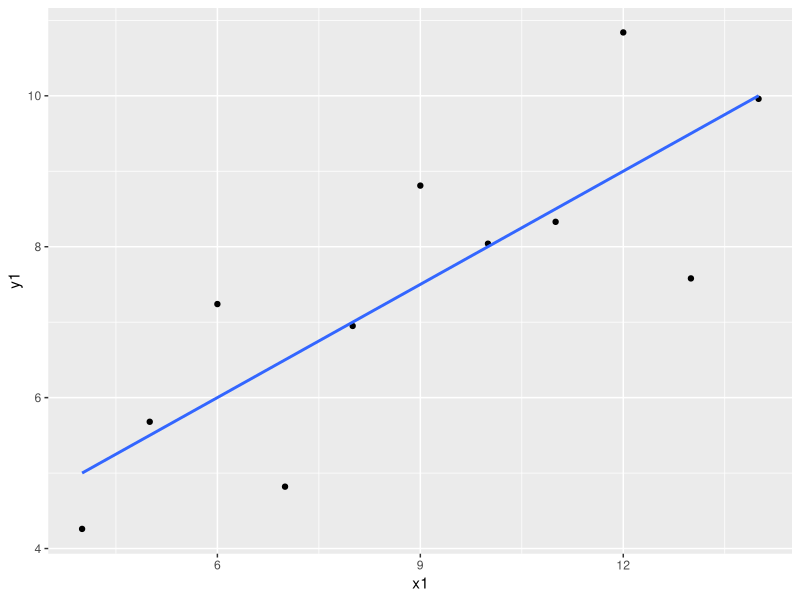
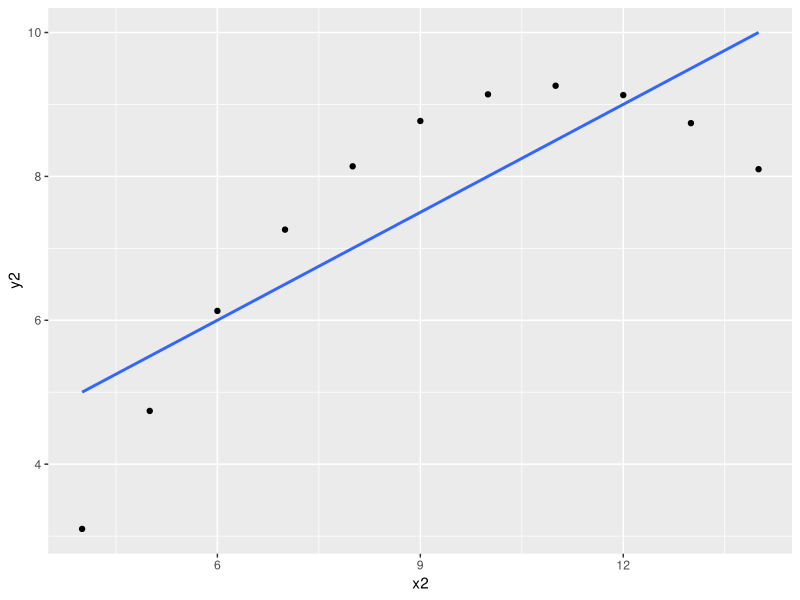
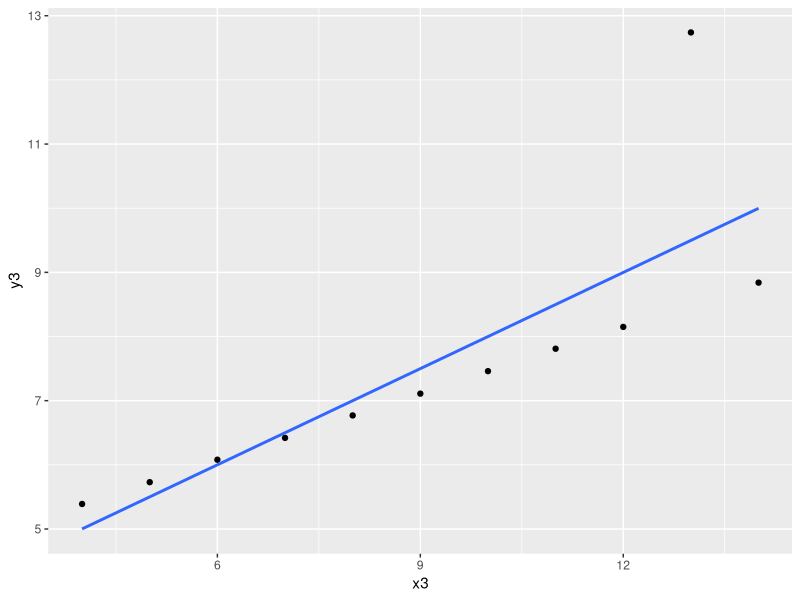
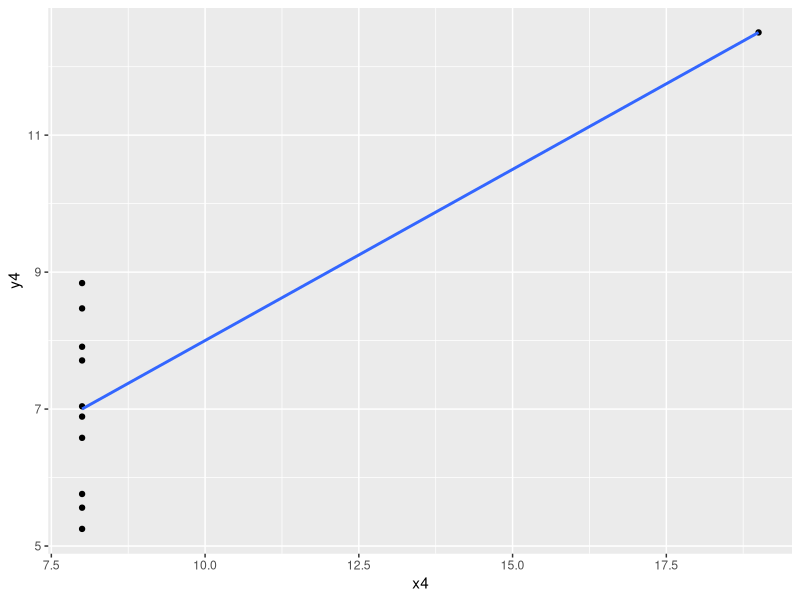
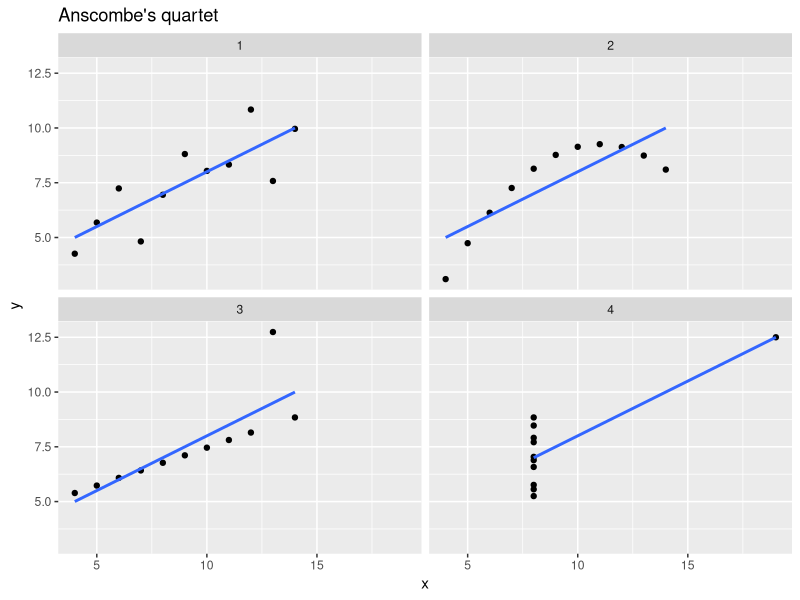
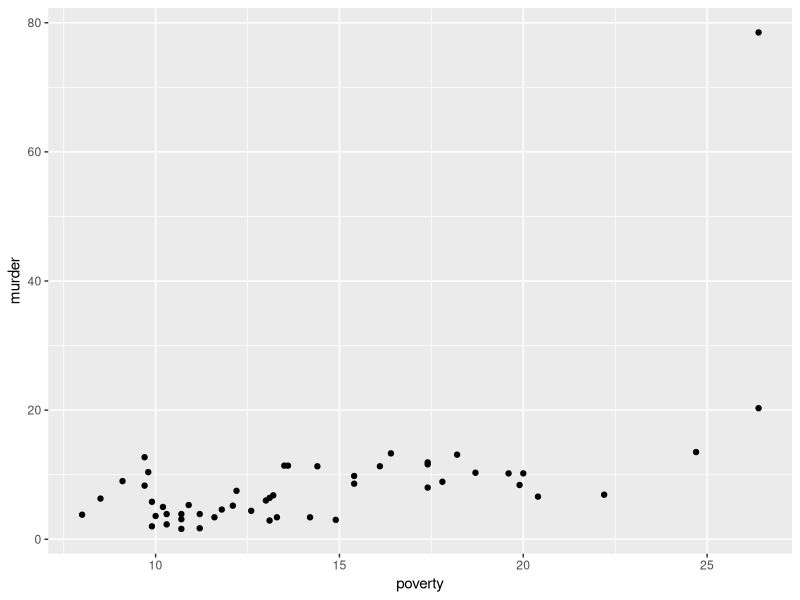
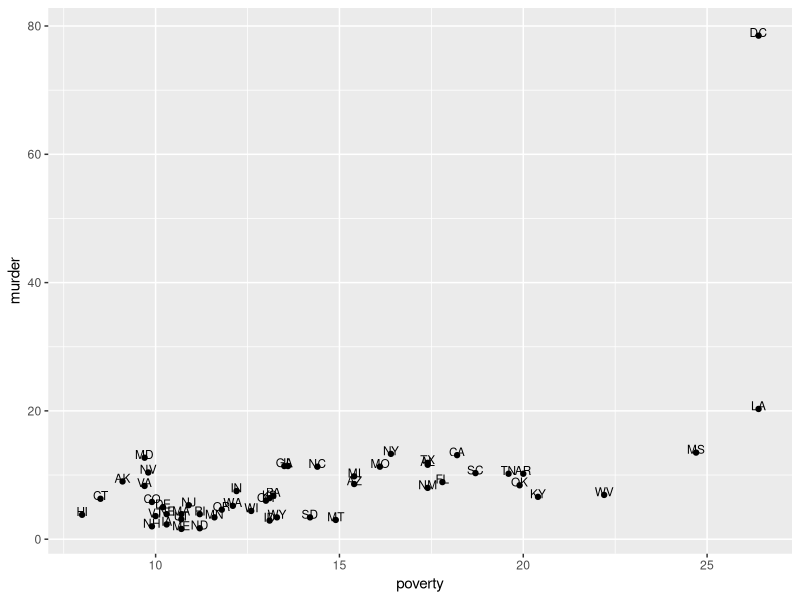
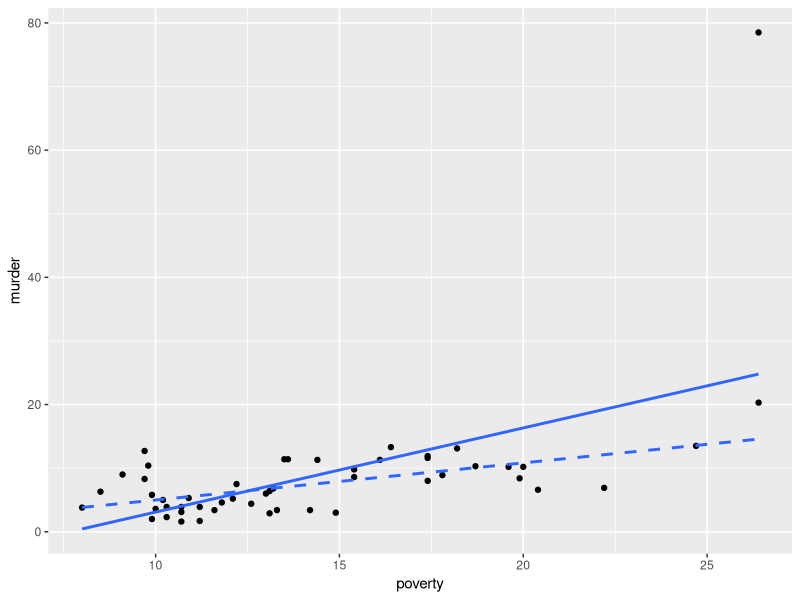

Write the R code that produced these figures, in order.
## ---- chunk 1
library(tidyverse)
library(haven)

data(anscombe)
state_crime <- read_dta("data/state_crime.dta")
sbs399 <- read_dta("data/sbs399.dta")
sesam <- read_dta("data/sesam.dta")
## ---- chunk 2
fit1 <- lm(y1 ~ x1, data = anscombe)
fit2 <- lm(y2 ~ x2, data = anscombe)
fit3 <- lm(y3 ~ x3, data = anscombe)
fit4 <- lm(y4 ~ x4, data = anscombe)

summary(fit1)
summary(fit2)
summary(fit3)
summary(fit4)

# Coefficients, standard errors, and R-squared are (essentially) identical
# for all four regressions: intercept = 3.00, slope = 0.50, SE(slope) = 0.12,
# R-squared = 0.67.
## ---- chunk 3
list(set1 = fit1, set2 = fit2, set3 = fit3, set4 = fit4) |>
  imap(\(fit, name) tibble(
    set = name,
    intercept = coef(fit)[1],
    slope = coef(fit)[2],
    se_slope = summary(fit)$coefficients[2, 2],
    r_squared = summary(fit)$r.squared
  )) |>
  list_rbind()
# the same four numbers, four times over
## ---- chunk 4
ggplot(anscombe, aes(x = x1, y = y1)) +
  geom_point() +
  geom_smooth(method = "lm", se = FALSE)

ggplot(anscombe, aes(x = x2, y = y2)) +
  geom_point() +
  geom_smooth(method = "lm", se = FALSE)

ggplot(anscombe, aes(x = x3, y = y3)) +
  geom_point() +
  geom_smooth(method = "lm", se = FALSE)

ggplot(anscombe, aes(x = x4, y = y4)) +
  geom_point() +
  geom_smooth(method = "lm", se = FALSE)
## ---- chunk 5
anscombe_long <- anscombe |>
  pivot_longer(
    everything(),
    names_to = c(".value", "set"),
    names_pattern = "(x|y)(\\d)"
  )

anscombe_long |>
  slice(1:8)
# ".value" turns x and y into columns, the digit becomes the set number
# note that we pivot the raw anscombe data: adding a row number first would
# create a column that does not match the pattern
## ---- chunk 6
ggplot(anscombe_long, aes(x = x, y = y)) +
  geom_point() +
  geom_smooth(method = "lm", se = FALSE) +
  facet_wrap(~ set) +
  labs(title = "Anscombe's quartet")

# Results (coefficients, SEs, R-squared) for all four regressions are identical.
# From these results you might be tempted to conclude that the data look
# identical. But the four scatterplots look completely different:
# - Set 1: a roughly linear relationship, well described by the line.
# - Set 2: a clear curved (nonlinear) relationship; a line is not appropriate.
# - Set 3: a perfect linear relationship except for one outlier that pulls
#   the line away from the other points.
# - Set 4: no relationship at all except for one high-leverage point that
#   alone determines the slope.
# Conclusion: never rely on regression coefficients and R-squared alone,
# always inspect a scatterplot.
## ---- chunk 7
ggplot(state_crime, aes(x = poverty, y = murder)) +
  geom_point()

ggplot(state_crime, aes(x = poverty, y = murder, label = state)) +
  geom_point() +
  geom_text(nudge_y = 0.5, size = 3)

# The outlier is Washington DC, with an exceptionally high murder rate.
## ---- chunk 8
state_crime |>
  slice_max(murder, n = 5) |>
  select(state, poverty, murder)
# the five highest murder rates, to confirm how far DC stands apart
## ---- chunk 9
fit_crime <- lm(murder ~ poverty, data = state_crime)
summary(fit_crime)

# E(murder) = -10.14 + 1.32 poverty       (SE = 0.28)
#
# A 1 unit increase in the poverty scale yields a predicted increase of
# 1.32 units in the murder rate. R-squared = 0.32: 32% of the variance
# in murder rate is explained by the poverty rate.
## ---- chunk 10
confint(fit_crime)
# a confidence interval for the slope, to compare with the next model
## ---- chunk 11
range(state_crime$poverty)
# the observed range of poverty; the intercept extrapolates far below it
## ---- chunk 12
fit_crime_no_dc <- lm(murder ~ poverty, data = state_crime |> filter(state != "DC"))
summary(fit_crime_no_dc)

# E(murder) = -0.86 + 0.58 poverty        (SE = 0.10)
#
# A 1 unit increase in the poverty scale now gives a predicted increase
# of only 0.58 units in the murder rate, about half the earlier estimate.
# R-squared = 0.40: 40% of the variance in murder rate is now explained
# by the poverty rate. A single unusual observation (DC) had a
# substantial effect on the slope, its standard error, and R-squared.
## ---- chunk 13
bind_rows(
  tibble(model = "all states", intercept = coef(fit_crime)[1], slope = coef(fit_crime)[2],
         r_squared = summary(fit_crime)$r.squared),
  tibble(model = "without DC", intercept = coef(fit_crime_no_dc)[1], slope = coef(fit_crime_no_dc)[2],
         r_squared = summary(fit_crime_no_dc)$r.squared)
)
# the two models side by side
## ---- chunk 14
ggplot(state_crime, aes(x = poverty, y = murder)) +
  geom_point() +
  geom_smooth(method = "lm", se = FALSE) +
  geom_smooth(
    data = state_crime |> filter(state != "DC"),
    method = "lm", se = FALSE, linetype = "dashed"
  )
# solid line: all states; dashed line: excluding DC
# one observation visibly rotates the fitted line
## ---- chunk 15
ggplot(sbs399, aes(x = age, y = hrinc)) +
  geom_point()

# We expect a positive relation between age and hourly income.
# A number of observations have hrinc equal to exactly 100. It is unclear
# whether this reflects missing values or values top-coded at 100 -- this
# should be checked. These observations may be outliers in Y-space.
# The relation may not be strictly linear; possibly quadratic.
## ---- chunk 16
sbs399 |>
  count(hrinc) |>
  slice_max(hrinc, n = 5)
# a spike at exactly 100 would confirm top-coding or a missing value code
## ---- chunk 17
sum(sbs399$hrinc == 100, na.rm = TRUE)
# how many observations sit exactly at 100
## ---- chunk 18
fit_age <- lm(hrinc ~ age, data = sbs399)
summary(fit_age)

# E(hrinc) = 8.02 + 0.29 age               (SE = 0.03)
#
# R-squared = 0.065. If age increases by 1 year, hourly income
# significantly rises by 0.29 EUR. Age explains 6.5% of the variance
# in income.
## ---- chunk 19
range(sbs399$age, na.rm = TRUE)
# centring age would give the intercept a usable interpretation
## ---- chunk 20
lm(hrinc ~ I(age - mean(age, na.rm = TRUE)), data = sbs399) |>
  coef()
# after centring, the intercept is the predicted income at the mean age
# the slope is unchanged
## ---- chunk 21
table(sbs399$sex, useNA = "ifany")
# sex = 0 for men and sex = 1 for women
## ---- chunk 22
sbs399 |>
  group_by(sex) |>
  summarise(mean_hrinc = mean(hrinc, na.rm = TRUE))

t.test(hrinc ~ sex, data = sbs399)

# E(hrinc) for men = 19.60; E(hrinc) for women = 16.18
# Women have 3.42 EUR lower income than men.
## ---- chunk 23
fit_sex <- lm(hrinc ~ sex, data = sbs399)
summary(fit_sex)

# The regression coefficient for sex = -3.41, which is the difference
# in expected hourly income between men and women -- the same result
# as the independent-samples t-test.
## ---- chunk 24
coef(fit_sex)
# the intercept is the mean of the reference group (sex = 0, men)
# the slope is the difference between the two group means
## ---- chunk 25
t.test(hrinc ~ sex, data = sbs399, var.equal = TRUE)
# the default t.test() does NOT assume equal variances, while lm() does
# with var.equal = TRUE the t-value and p-value match the regression exactly
## ---- chunk 26
ggplot(sesam, aes(x = peabody, y = postnumb)) +
  geom_point()

# The relation looks nonlinear: it is increasing, but decreasingly so.
# A quadratic transformation of peabody might help.
## ---- chunk 27
ggplot(sesam, aes(x = peabody, y = postnumb)) +
  geom_point() +
  geom_smooth(method = "lm", se = FALSE) +
  geom_smooth(method = "loess", se = FALSE, linetype = "dashed")
# the straight line and a smoother in one plot
# where the dashed curve bends away from the line, a linear model misfits
## ---- chunk 28
fit_peabody <- lm(postnumb ~ peabody, data = sesam)
summary(fit_peabody)

# E(postnumb) = 10.50 + 0.42 peabody       (SE = 0.04)
# R-squared = 0.27. The null hypothesis of no relation between peabody
# and postnumb is rejected.
## ---- chunk 29
fit_peabody_quad <- lm(postnumb ~ peabody + I(peabody^2), data = sesam)
summary(fit_peabody_quad)
# if the quadratic term is significant, the relation is indeed curved
# compare the R-squared of the two models
## ---- chunk 30
table(sesam$sex, useNA = "ifany")
# check the coding before constructing the dummy
## ---- chunk 31
sesam <- sesam |>
  mutate(female = sex - 1)

table(sesam$sex, sesam$female, useNA = "ifany")
# female should be 0 for boys and 1 for girls
# this recode assumes sex is coded 1 and 2; adjust if your codebook differs
## ---- chunk 32
t.test(postnumb ~ female, data = sesam)

fit_female <- lm(postnumb ~ female, data = sesam)
summary(fit_female)

# Difference in means (independent samples t-test) = 0.02, not significant.
# There is no evidence that the average postnumb scores for boys and girls
# differ. The regression gives the same conclusion: the coefficient for
# female is the difference in sample means, and it is not significant.
